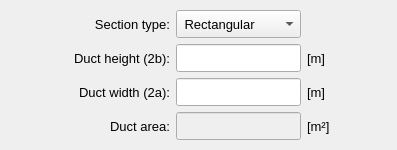
            <widget class="QWidget" name="tab_rectangular">
             <attribute name="title">
              <string>Rectangular</string>
             </attribute>
             <layout class="QGridLayout" name="gridLayout_6">
              <property name="leftMargin">
               <number>4</number>
              </property>
              <property name="topMargin">
               <number>4</number>
              </property>
              <property name="rightMargin">
               <number>4</number>
              </property>
              <property name="bottomMargin">
               <number>4</number>
              </property>
              <property name="spacing">
               <number>4</number>
              </property>
              <item row="0" column="0">
               <widget class="QFrame" name="frame_4">
                <property name="frameShape">
                 <enum>QFrame::NoFrame</enum>
                </property>
                <property name="frameShadow">
                 <enum>QFrame::Raised</enum>
                </property>
                <layout class="QGridLayout" name="gridLayout_7">
                 <property name="leftMargin">
                  <number>6</number>
                 </property>
                 <property name="topMargin">
                  <number>6</number>
                 </property>
                 <property name="rightMargin">
                  <number>6</number>
                 </property>
                 <property name="bottomMargin">
                  <number>6</number>
                 </property>
                 <property name="spacing">
                  <number>6</number>
                 </property>
                 <item row="1" column="1">
                  <widget class="QLabel" name="label_3">
                   <property name="minimumSize">
                    <size>
                     <width>120</width>
                     <height>0</height>
                    </size>
                   </property>
                   <property name="maximumSize">
                    <size>
                     <width>132</width>
                     <height>16777215</height>
                    </size>
                   </property>
                   <property name="font">
                    <font>
                     <pointsize>10</pointsize>
                    </font>
                   </property>
                   <property name="text">
                    <string>Duct height (2b):</string>
                   </property>
                   <property name="alignment">
                    <set>Qt::AlignRight|Qt::AlignTrailing|Qt::AlignVCenter</set>
                   </property>
                  </widget>
                 </item>
                 <item row="4" column="1">
                  <widget class="QLabel" name="label_5">
                   <property name="minimumSize">
                    <size>
                     <width>120</width>
                     <height>0</height>
                    </size>
                   </property>
                   <property name="maximumSize">
                    <size>
                     <width>132</width>
                     <height>16777215</height>
                    </size>
                   </property>
                   <property name="font">
                    <font>
                     <pointsize>10</pointsize>
                    </font>
                   </property>
                   <property name="text">
                    <string>Duct area:</string>
                   </property>
                   <property name="alignment">
                    <set>Qt::AlignRight|Qt::AlignTrailing|Qt::AlignVCenter</set>
                   </property>
                  </widget>
                 </item>
                 <item row="2" column="1">
                  <widget class="QLabel" name="label_2">
                   <property name="minimumSize">
                    <size>
                     <width>120</width>
                     <height>0</height>
                    </size>
                   </property>
                   <property name="maximumSize">
                    <size>
                     <width>132</width>
                     <height>16777215</height>
                    </size>
                   </property>
                   <property name="font">
                    <font>
                     <pointsize>10</pointsize>
                    </font>
                   </property>
                   <property name="text">
                    <string>Duct width (2a):</string>
                   </property>
                   <property name="alignment">
                    <set>Qt::AlignRight|Qt::AlignTrailing|Qt::AlignVCenter</set>
                   </property>
                  </widget>
                 </item>
                 <item row="0" column="3">
                  <widget class="QComboBox" name="comboBox_section_type">
                   <property name="minimumSize">
                    <size>
                     <width>0</width>
                     <height>28</height>
                    </size>
                   </property>
                   <property name="maximumSize">
                    <size>
                     <width>200</width>
                     <height>28</height>
                    </size>
                   </property>
                   <property name="font">
                    <font>
                     <pointsize>10</pointsize>
                    </font>
                   </property>
                   <item>
                    <property name="text">
                     <string> Rectangular</string>
                    </property>
                   </item>
                   <item>
                    <property name="text">
                     <string> Quadrangular</string>
                    </property>
                   </item>
                   <item>
                    <property name="text">
                     <string> Narrow slit</string>
                    </property>
                   </item>
                  </widget>
                 </item>
                 <item row="4" column="5">
                  <widget class="QLabel" name="label_18">
                   <property name="minimumSize">
                    <size>
                     <width>40</width>
                     <height>0</height>
                    </size>
                   </property>
                   <property name="maximumSize">
                    <size>
                     <width>40</width>
                     <height>16777215</height>
                    </size>
                   </property>
                   <property name="font">
                    <font>
                     <pointsize>10</pointsize>
                    </font>
                   </property>
                   <property name="text">
                    <string>[m²]</string>
                   </property>
                  </widget>
                 </item>
                 <item row="2" column="3">
                  <widget class="QLineEdit" name="lineEdit_width_rectangular">
                   <property name="minimumSize">
                    <size>
                     <width>0</width>
                     <height>28</height>
                    </size>
                   </property>
                   <property name="maximumSize">
                    <size>
                     <width>200</width>
                     <height>28</height>
                    </size>
                   </property>
                   <property name="font">
                    <font>
                     <pointsize>10</pointsize>
                    </font>
                   </property>
                   <property name="alignment">
                    <set>Qt::AlignCenter</set>
                   </property>
                  </widget>
                 </item>
                 <item row="2" column="0">
                  <spacer name="horizontalSpacer_3">
                   <property name="orientation">
                    <enum>Qt::Horizontal</enum>
                   </property>
                   <property name="sizeHint" stdset="0">
                    <size>
                     <width>40</width>
                     <height>20</height>
                    </size>
                   </property>
                  </spacer>
                 </item>
                 <item row="2" column="6">
                  <spacer name="horizontalSpacer_2">
                   <property name="orientation">
                    <enum>Qt::Horizontal</enum>
                   </property>
                   <property name="sizeHint" stdset="0">
                    <size>
                     <width>40</width>
                     <height>20</height>
                    </size>
                   </property>
                  </spacer>
                 </item>
                 <item row="0" column="1">
                  <widget class="QLabel" name="label_6">
                   <property name="minimumSize">
                    <size>
                     <width>120</width>
                     <height>0</height>
                    </size>
                   </property>
                   <property name="maximumSize">
                    <size>
                     <width>132</width>
                     <height>16777215</height>
                    </size>
                   </property>
                   <property name="font">
                    <font>
                     <pointsize>10</pointsize>
                    </font>
                   </property>
                   <property name="text">
                    <string>Section type:</string>
                   </property>
                   <property name="alignment">
                    <set>Qt::AlignRight|Qt::AlignTrailing|Qt::AlignVCenter</set>
                   </property>
                  </widget>
                 </item>
                 <item row="4" column="3">
                  <widget class="QLineEdit" name="lineEdit_area_rectangular">
                   <property name="enabled">
                    <bool>false</bool>
                   </property>
                   <property name="minimumSize">
                    <size>
                     <width>0</width>
                     <height>28</height>
                    </size>
                   </property>
                   <property name="maximumSize">
                    <size>
                     <width>200</width>
                     <height>28</height>
                    </size>
                   </property>
                   <property name="font">
                    <font>
                     <pointsize>10</pointsize>
                    </font>
                   </property>
                   <property name="alignment">
                    <set>Qt::AlignCenter</set>
                   </property>
                  </widget>
                 </item>
                 <item row="2" column="5">
                  <widget class="QLabel" name="label_15">
                   <property name="minimumSize">
                    <size>
                     <width>40</width>
                     <height>0</height>
                    </size>
                   </property>
                   <property name="maximumSize">
                    <size>
                     <width>40</width>
                     <height>16777215</height>
                    </size>
                   </property>
                   <property name="font">
                    <font>
                     <pointsize>10</pointsize>
                    </font>
                   </property>
                   <property name="text">
                    <string>[m]</string>
                   </property>
                  </widget>
                 </item>
                 <item row="1" column="3">
                  <widget class="QLineEdit" name="lineEdit_height_rectangular">
                   <property name="minimumSize">
                    <size>
                     <width>0</width>
                     <height>28</height>
                    </size>
                   </property>
                   <property name="maximumSize">
                    <size>
                     <width>200</width>
                     <height>28</height>
                    </size>
                   </property>
                   <property name="font">
                    <font>
                     <pointsize>10</pointsize>
                    </font>
                   </property>
                   <property name="alignment">
                    <set>Qt::AlignCenter</set>
                   </property>
                  </widget>
                 </item>
                 <item row="1" column="5">
                  <widget class="QLabel" name="label_16">
                   <property name="minimumSize">
                    <size>
                     <width>40</width>
                     <height>0</height>
                    </size>
                   </property>
                   <property name="maximumSize">
                    <size>
                     <width>40</width>
                     <height>16777215</height>
                    </size>
                   </property>
                   <property name="font">
                    <font>
                     <pointsize>10</pointsize>
                    </font>
                   </property>
                   <property name="text">
                    <string>[m]</string>
                   </property>
                  </widget>
                 </item>
                </layout>
               </widget>
              </item>
             </layout>
            </widget>
